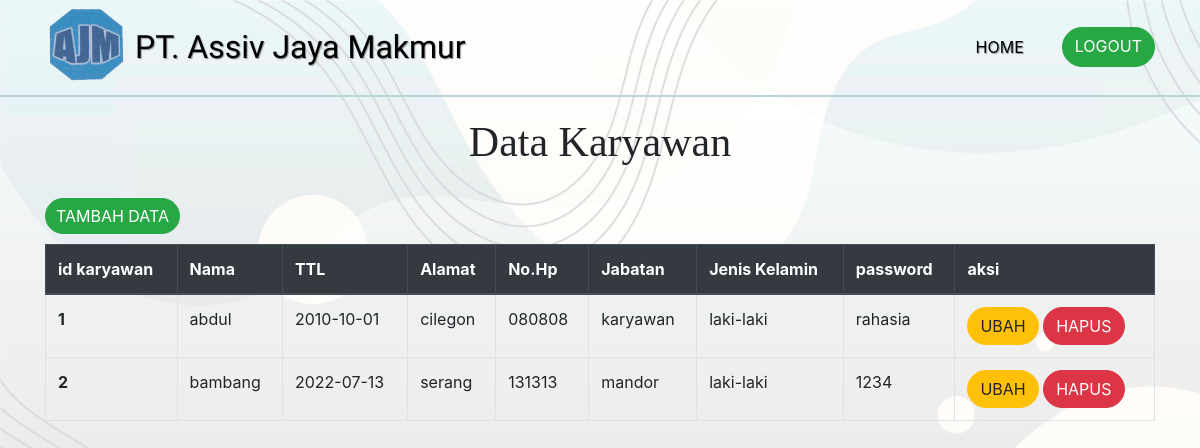
The page /admin/datakaryawan/datakaryawan.php (signed in) on the database its author committed.
### tables this page shows
CREATE TABLE `karyawan` (
  `id` int(11) NOT NULL,
  `id_karyawan` int(50) NOT NULL,
  `nama_karyawan` varchar(200) NOT NULL,
  `ttl_karyawan` date NOT NULL,
  `alamat_karyawan` varchar(100) NOT NULL,
  `no_hp_karyawan` varchar(100) NOT NULL,
  `jbt_karyawan` varchar(100) NOT NULL,
  `jk_karyawan` varchar(100) NOT NULL,
  `pass_karyawan` varchar(100) NOT NULL
);

### function/functions.php (called while the page is built, shortened)
<?php
$conn = mysqli_connect("localhost", "root", "", "penggajian");
function query($query)
{
    global $conn;
    $result = mysqli_query($conn, $query);
    $rows = [];
    while ($row = mysqli_fetch_assoc($result)) {
        $rows[] = $row;
    }
    return $rows;
}

### admin/datakaryawan/datakaryawan.php (the view, shortened to what this page needs)
<?php
require '../../function/functions.php';
$data = query("SELECT * FROM karyawan");
?>
<!doctype html>
<html lang="en">
<head>
  <link rel="stylesheet" href="../../bootstrap/css/bootstrap.min.css">
  <link rel="stylesheet" href="../css/datakaryawan.css">
</head>
<body>
  <nav class="navbar navbar-expand-lg navbar-light">
    <div class="container">
      <img src="../../logodinascilegon/logousaha.png" alt="logo">
      <a class="navbar-brand">PT. Assiv Jaya Makmur </a>
      <div class="collapse navbar-collapse" id="navbarNavAltMarkup">
        <div class="navbar-nav ml-auto">
          <a class="nav-item nav-link active" href="../admin-page.php">Home</a>
          <a class="nav-item btn btn-success tombol" href="../logout.php">logout</a>
        </div>
      </div>
    </div>
  </nav>
  <div class="container">
    <h1 class="header">data karyawan</h1>
    <a class="nav-item btn btn-success add" href="tambah.php">tambah data</a>
    <table class="table table-bordered">
      <thead class="thead-dark">
        <tr>
          <th scope="col">id karyawan</th>
          <th scope="col">Nama</th>
          <th scope="col">TTL</th>
          <th scope="col">Alamat</th>
          <th scope="col">No.Hp</th>
          <th scope="col">Jabatan</th>
          <th scope="col">Jenis Kelamin</th>
          <th scope="col">password</th>
          <th scope="col">aksi</th>
        </tr>
      </thead>
      <tbody>
        <?php foreach ($data as $dt) : ?>
          <tr>
            <th><?= $dt["id_karyawan"]; ?></th>
            <td><?= $dt["nama_karyawan"]; ?></td>
            <td><?= $dt["ttl_karyawan"]; ?></td>
            <td><?= $dt["alamat_karyawan"]; ?></td>
            <td><?= $dt["no_hp_karyawan"]; ?></td>
            <td><?= $dt["jbt_karyawan"]; ?></td>
            <td><?= $dt["jk_karyawan"]; ?></td>
            <td><?= $dt["pass_karyawan"]; ?></td>
            <td><a class="btn btn-warning admin" href="../../function/datakaryawan/ubahFunction.php?id=<?= $dt["id"]; ?>">ubah</a>
              <a class="btn btn-danger admin" href="../../function/datakaryawan/deleteFunction.php?id=<?= $dt["id"]; ?>">hapus</a>
            </td>
          </tr>
        <?php endforeach; ?>
      </tbody>
    </table>
  </div>
</body>
</html>

### admin/css/datakaryawan.css (style rules this page uses)
body { background-image: url(../background/bg.jpg); background-size: cover; }
.navbar { position: relative; z-index: 1; border-bottom: 2px solid rgb(186, 210, 218); }
.navbar-brand { font-family: viga; font-size: 16px; }
.navbar img { width: 50px; position: relative; }
.navbar .nav-link { text-align: center; }
.tombol { text-transform: uppercase; border-radius: 40px; }
.admin { text-transform: uppercase; border-radius: 40px; font-size: 16px; margin-top: 10px; }
.add { text-transform: uppercase; border-radius: 40px; font-size: 16px; margin-right: 10px; padding: 5px 10px; margin-top: 10px; margin-bottom: 10px; }
.header { font-size: 42px; margin-top: 20px; text-align: center; text-transform: capitalize; font-family: poppins; margin-bottom: 20px; }
@media (min-width: 992px) { .navbar { padding-bottom: 10px; } }
@media (min-width: 992px) { .navbar-brand { font-size: 32px; } }
@media (min-width: 992px) { .navbar-brand, .nav-link { color: rgb(0, 0, 0) !important; text-shadow: 1px 1px 1px rgba(105, 105, 105, 0.7); } }
@media (min-width: 992px) { .navbar img { width: 80px; position: relative; bottom: 2px; margin-right: 10px; } }
@media (min-width: 992px) { .nav-link { text-transform: uppercase; margin-right: 30px; } }
@media (min-width: 992px) { .admin { margin-top: 0 !important; } }

### rows shown on the page
karyawan: id_karyawan "1", nama_karyawan "abdul", ttl_karyawan "2010-10-01", alamat_karyawan "cilegon", no_hp_karyawan "080808", jbt_karyawan "karyawan", jk_karyawan "laki-laki", pass_karyawan "rahasia"
karyawan: id_karyawan "2", nama_karyawan "bambang", ttl_karyawan "2022-07-13", alamat_karyawan "serang", no_hp_karyawan "131313", jbt_karyawan "mandor", jk_karyawan "laki-laki", pass_karyawan "1234"
